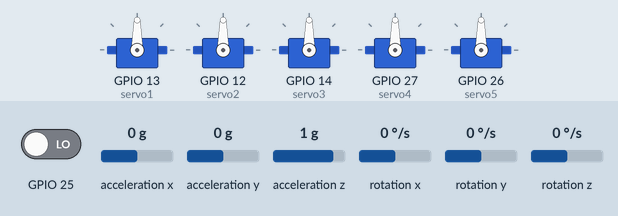
Recording of a sketch running on a simulated ESP32. On the bench: 5 × servo. Inputs (shaded band) come from the test bench; at power-on: rotation x 0 °/s, rotation y 0 °/s, GPIO 25 LOW, rotation z 0 °/s, acceleration x 0 g, acceleration y 0 g, acceleration z 1 g. What the sketch prints to the serial monitor is not drawn.

Above: at 1.2 s.
1.3 s: rotation x set to 4 °/s
2.8 s: rotation x set to 7 °/s
At 4.7 s:
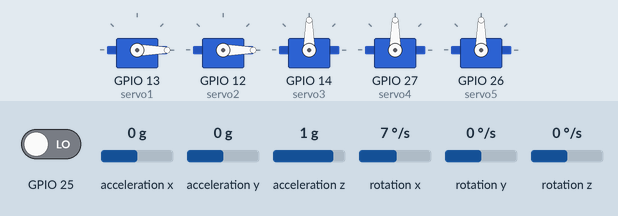
5.8 s: rotation y set to 4 °/s
7.3 s: rotation y set to 7 °/s
At 9.5 s:
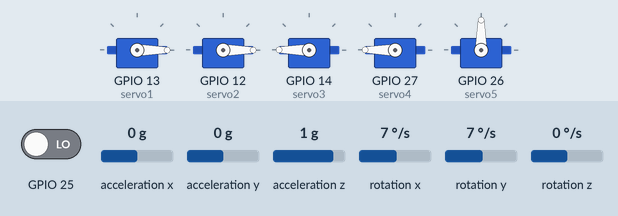
10.3 s: GPIO 25 driven HIGH
At 11.0 s:
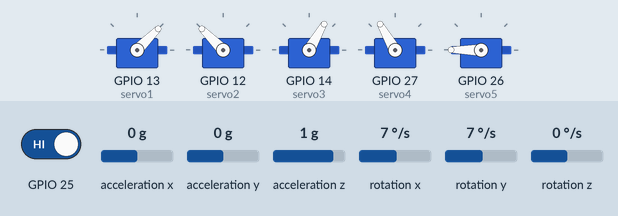
13.3 s: rotation z set to 4 °/s
14.8 s: rotation z set to 7 °/s
At 17.2 s:
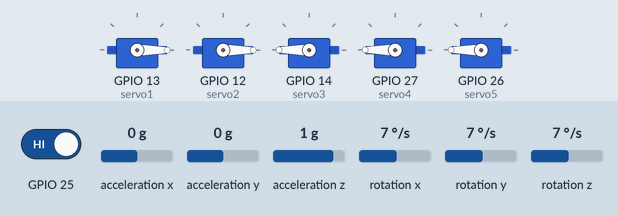
Timing chart, 0 to 18.7 s (numbered marks = the images above; inputs shaded):
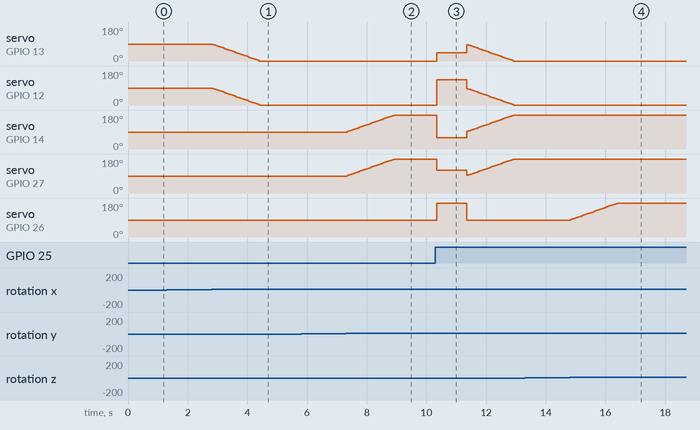

The sketch:

sketch.ino
```cpp
#include <Wire.h>
#include <MPU6050.h>
#include <ESP32Servo.h>

// Muhammad Fazli 25/560578/TK/63319

MPU6050 mpu;
Servo servo1, servo2, servo3, servo4, servo5;

unsigned long lastTime = 0;
unsigned long yawStopTime = 0, rollStopTime = 0, pitchStopTime = 0;
bool yawStopped = false, yawMoving = false;
bool rollStopped = false, rollMoving = false;
bool pitchStopped = false, pitchMoving = false;
bool pirState = false;

void setup() {
  Serial.begin(115200);
  Wire.begin();
  mpu.initialize();

  servo1.attach(13);
  servo2.attach(12);
  servo3.attach(14);
  servo4.attach(27);
  servo5.attach(26);

  // posisi awal
  servo1.write(90);
  servo2.write(90);
  servo3.write(90);
  servo4.write(90);
  servo5.write(90);

  pinMode(25, INPUT);

  lastTime = millis();
  Serial.println("Ready!");
}

void loop() {
  // PIR Detection
  if (digitalRead(25) == HIGH && !pirState) {
    servo1.write(45); servo2.write(135); servo3.write(60); servo4.write(120); servo5.write(180);
    delay(1000);
    servo1.write(90); servo2.write(90); servo3.write(90); servo4.write(90); servo5.write(90);
    pirState = true;
  } else if (digitalRead(25) == LOW) pirState = false;

  // gyroscope data
  int16_t ax, ay, az, gx, gy, gz;
  mpu.getMotion6(&ax, &ay, &az, &gx, &gy, &gz);

  // konversi ke degrees per second
  float rollRate = gx / 131.0;   // Roll (rotation around X-axis)
  float pitchRate = gy / 131.0;  // Pitch (rotation around Y-axis)
  float yawRate = gz / 131.0;    // Yaw (rotation around Z-axis)

  // Roll (berlawanan arah)
  if (abs(rollRate) > 5) {  // threshold in degrees/second
    int pos1 = constrain(servo1.read() - int(rollRate * 0.5), 0, 180);
    int pos2 = constrain(servo2.read() - int(rollRate * 0.5), 0, 180);
    servo1.write(pos1);
    servo2.write(pos2);
    rollMoving = true;
    rollStopped = false;
  } else if (rollMoving && !rollStopped) {
    rollStopTime = millis();
    rollStopped = true;
    rollMoving = false;
  }

  // Pitch (searah) - responds to rotation
  if (abs(pitchRate) > 5) {  // threshold in degrees/second
    int pos3 = constrain(servo3.read() + int(pitchRate * 0.5), 0, 180);
    int pos4 = constrain(servo4.read() + int(pitchRate * 0.5), 0, 180);
    servo3.write(pos3);
    servo4.write(pos4);
    pitchMoving = true;
    pitchStopped = false;
  } else if (pitchMoving && !pitchStopped) {
    pitchStopTime = millis();
    pitchStopped = true;
    pitchMoving = false;
  }

  // Yaw (mengikuti)
  if (abs(yawRate) > 5) {
    int pos5 = constrain(servo5.read() + int(yawRate * 0.5), 0, 180);
    servo5.write(pos5);
    yawMoving = true;
    yawStopped = false;
  } else if (yawMoving && !yawStopped) {
    yawStopTime = millis();
    yawStopped = true;
    yawMoving = false;
  }

  if (yawStopped && millis() - yawStopTime <= 1000) {
    servo5.write(90);
    yawStopped = false;
  }

  delay(50);
}
```

Measured:
- the behaviour switches between 5 and 6 °/s on rotation x (found by bisection; images 0 and 1)
- the behaviour switches between 5 and 6 °/s on rotation y (found by bisection; images 1 and 2)
- the behaviour switches between 5 and 6 °/s on rotation z (found by bisection; images 3 and 4)
- after the input at 1.3 s, every drawn part: stays the same
- after the input at 2.8 s, servo on GPIO 13 (servo1), servo on GPIO 12 (servo2): moves from 90° to 0° over 1.6 s, starting after 0.05 s
- after the input at 5.8 s, every drawn part: stays the same
- after the input at 7.3 s, servo on GPIO 14 (servo3), servo on GPIO 27 (servo4): moves from 90° to 180° over 1.6 s, starting after 0.05 s
- after the input at 10.3 s, servo on GPIO 13 (servo1): rises from 0° to 87° in 1.0 s, then falls to 0° in 1.6 s; servo on GPIO 26 (servo5): 90° → 180° after 0.05 s, → 90° 1.0 s later
- after the input at 13.3 s, every drawn part: stays the same
- after the input at 14.8 s, servo on GPIO 26 (servo5): moves from 90° to 180° over 1.6 s, starting at once
